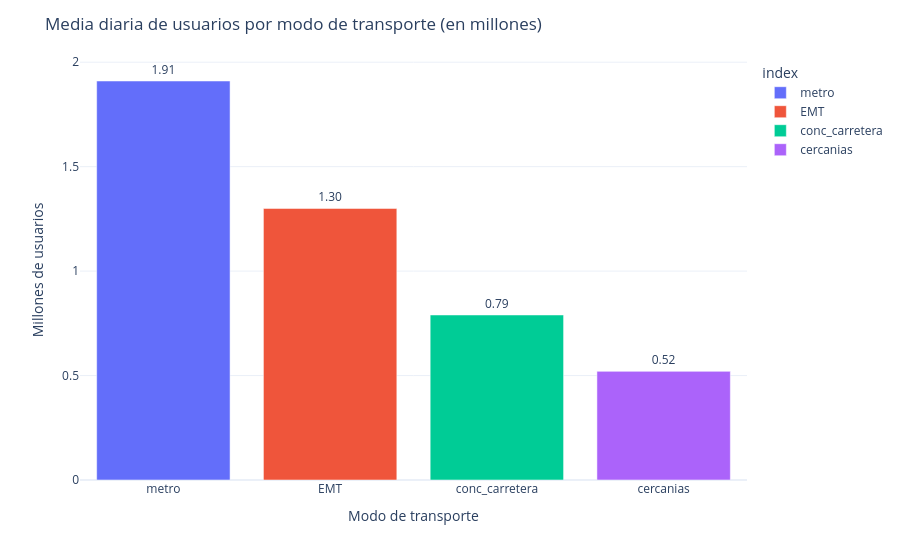

The cell this chart's notebook holds for it:
### Code cell
# ponemos estos datos en un grafico de barras con plotly para visualizar mejor
# Gráfico de barras (usando millones de usuarios)
fig = px.bar(
    medias_diarias,
    x=medias_diarias.index,
    y='millones_usuarios',
    text='millones_usuarios',
    color=medias_diarias.index,
    color_discrete_sequence=px.colors.qualitative.Plotly
)

# Personalizar el diseño
fig.update_traces(texttemplate='%{text:.2f}', textposition='outside')
fig.update_layout(
    title='Media diaria de usuarios por modo de transporte (en millones)',
    xaxis_title='Modo de transporte',
    yaxis_title='Millones de usuarios',
    uniformtext_minsize=8,
    uniformtext_mode='hide',
    template='plotly_white'
)

fig.show()

### Figure 1 — Plotly figure (JSON) as saved in the notebook; plotly's stock layout.template omitted (floating-point values rounded to 4 significant figures)
{"data": [{"hovertemplate": "index=%{x}<br>millones_usuarios=%{text}<extra></extra>", "legendgroup": "metro", "marker": {"color": "#636EFA", "pattern": {"shape": ""}}, "name": "metro", "orientation": "v", "showlegend": true, "text": [1.91], "textposition": "outside", "texttemplate": "%{text:.2f}", "type": "bar", "x": ["metro"], "xaxis": "x", "y": [1.91], "yaxis": "y"}, {"hovertemplate": "index=%{x}<br>millones_usuarios=%{text}<extra></extra>", "legendgroup": "EMT", "marker": {"color": "#EF553B", "pattern": {"shape": ""}}, "name": "EMT", "orientation": "v", "showlegend": true, "text": [1.3], "textposition": "outside", "texttemplate": "%{text:.2f}", "type": "bar", "x": ["EMT"], "xaxis": "x", "y": [1.3], "yaxis": "y"}, {"hovertemplate": "index=%{x}<br>millones_usuarios=%{text}<extra></extra>", "legendgroup": "conc_carretera", "marker": {"color": "#00CC96", "pattern": {"shape": ""}}, "name": "conc_carretera", "orientation": "v", "showlegend": true, "text": [0.79], "textposition": "outside", "texttemplate": "%{text:.2f}", "type": "bar", "x": ["conc_carretera"], "xaxis": "x", "y": [0.79], "yaxis": "y"}, {"hovertemplate": "index=%{x}<br>millones_usuarios=%{text}<extra></extra>", "legendgroup": "cercanias", "marker": {"color": "#AB63FA", "pattern": {"shape": ""}}, "name": "cercanias", "orientation": "v", "showlegend": true, "text": [0.52], "textposition": "outside", "texttemplate": "%{text:.2f}", "type": "bar", "x": ["cercanias"], "xaxis": "x", "y": [0.52], "yaxis": "y"}], "layout": {"barmode": "relative", "legend": {"title": {"text": "index"}, "tracegroupgap": 0}, "margin": {"t": 60}, "title": {"text": "Media diaria de usuarios por modo de transporte (en millones)"}, "uniformtext": {"minsize": 8, "mode": "hide"}, "xaxis": {"anchor": "y", "categoryarray": ["metro", "EMT", "conc_carretera", "cercanias"], "categoryorder": "array", "domain": [0, 1], "title": {"text": "Modo de transporte"}}, "yaxis": {"anchor": "x", "domain": [0, 1], "title": {"text": "Millones de usuarios"}}}}
